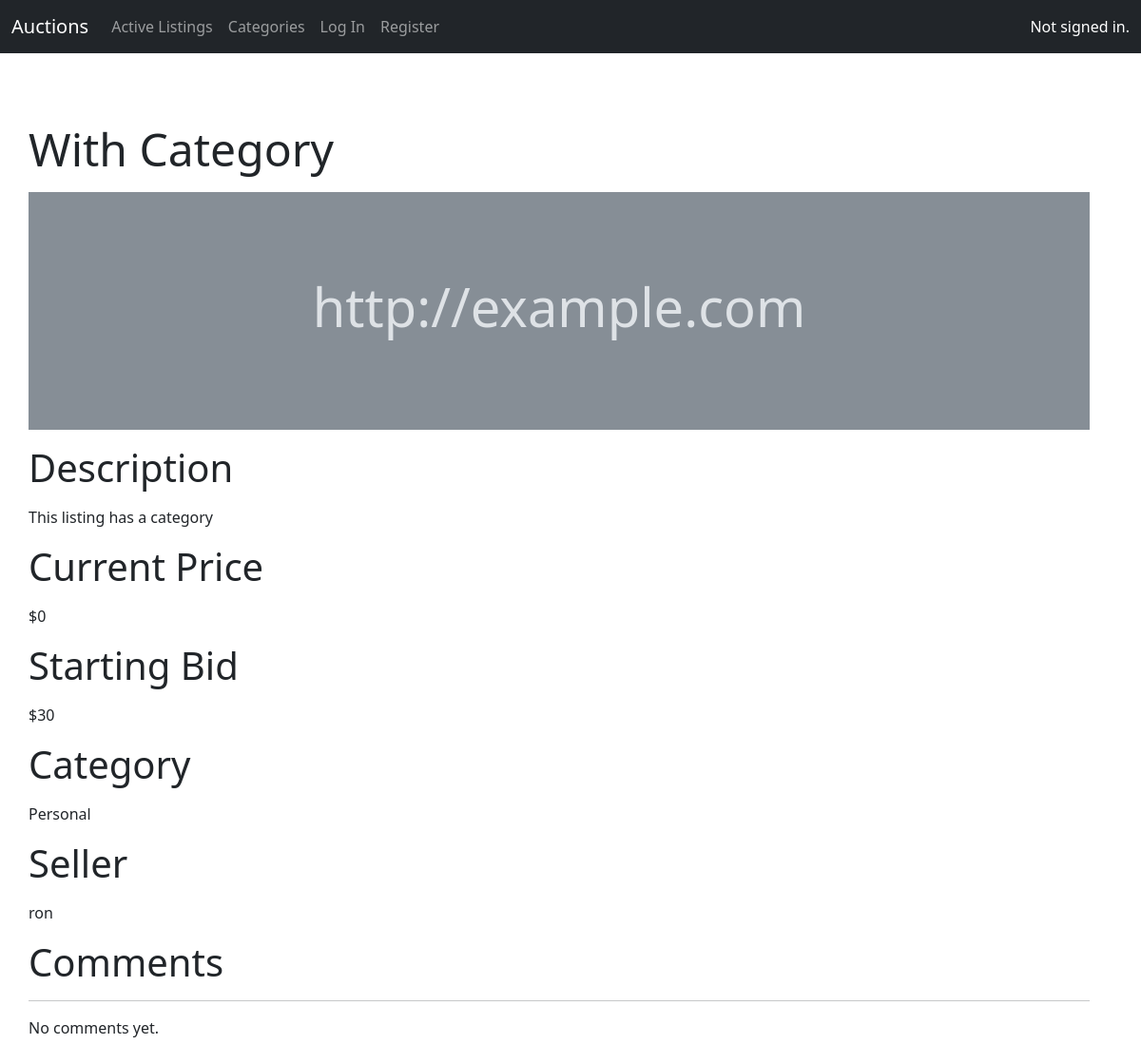
/listing/15/15, run on an earlier commit of the app's database.
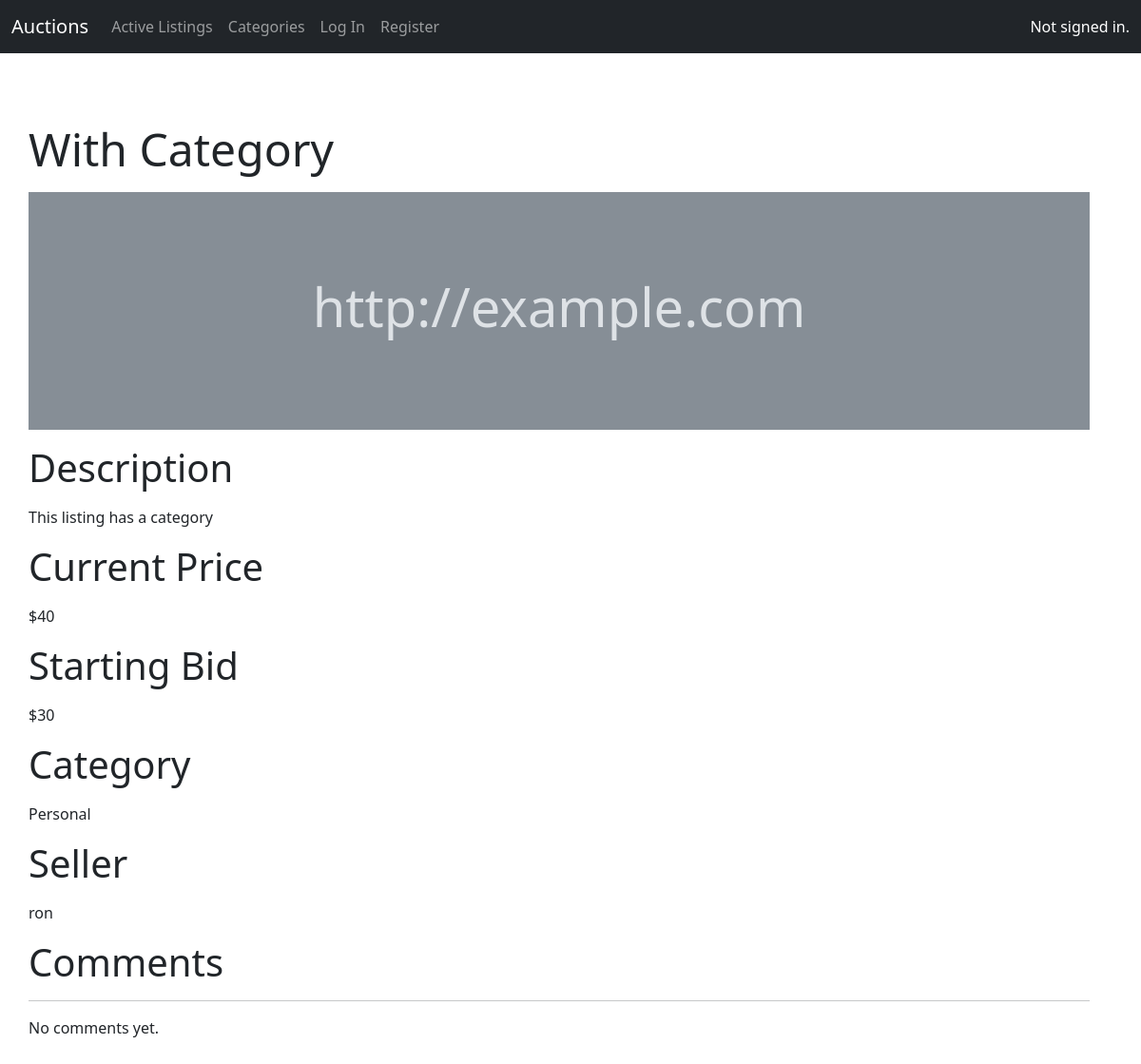
And on a later commit of the database.
### auctions/models.py (models this page shows, shortened)
class AuctionListing(models.Model):
    title = models.CharField(max_length=64)
    description = models.TextField()
    starting_bid = models.IntegerField()
    current_price = models.ForeignKey('Bid', on_delete=models.CASCADE, related_name="listings")
    image = models.URLField(blank=True)
    category = models.CharField(max_length=64, blank=True)
    seller = models.ForeignKey(User, on_delete=models.CASCADE, related_name="listings")
    comments = models.ManyToManyField('Comment', blank=True, related_name="listings")
    active = models.BooleanField(default=True)
    watchlist = models.ManyToManyField(User, blank=True, related_name="watchlist")

class Bid(models.Model):
    bid = models.IntegerField()
    bidder = models.ForeignKey(User, on_delete=models.CASCADE, related_name="bids", null=True)

class User(AbstractUser):
    pass

### auctions/views.py (the view)
# urls.py: path("listing/<int:listing_id>", views.listing, name="listing"),
def listing(request, listing_id, error_bid=0):
    current_listing = AuctionListing.objects.get(pk=listing_id)
    watching = request.user in current_listing.watchlist.all()
    return render(request, "auctions/listing.html", {
        "listing": current_listing,
        "watching": watching,
        "bidding_form": BiddingForm(),
        "comment_form": CommentForm(),
        "comments": current_listing.comments.all(),
        "error_bid": error_bid
    })

### auctions/templates/auctions/listing.html (shortened to what this page needs)
{% extends "auctions/layout.html" %}
{% block body %}
    <p class="display-5">{{ listing.title }}</p>
    <div class="bd-example">
        <svg class="bd-placeholder-img bd-placeholder-img-lg img-fluid" width="100%" height="250" xmlns="http://www.w3.org/2000/svg" role="img" aria-label="Placeholder: Responsive image" preserveAspectRatio="xMidYMid slice" focusable="false"><title>Placeholder</title><rect width="100%" height="100%" fill="#868e96"/><text x="50%" y="50%" fill="#dee2e6" dy=".3em">{{ listing.image }}</text></svg>
    </div>
    <p>
        <p class="display-6">Description</p>
        {{ listing.description }}
    </p>
    <p>
        <p class="display-6">Current Price</p>
        ${{ listing.current_price.bid }}
    </p>
    <p>
        <p class="display-6">Starting Bid</p>
        ${{ listing.starting_bid }}
    </p>
    {% if listing.category %}
        <p>
            <p class="display-6">Category</p>
            {{ listing.category }}
        </p>
    {% endif %}
    <p>
        <p class="display-6">Seller</p>
        {{ listing.seller }}
    </p>
    <div>
        <p class="display-6">Comments</p>
        <hr>
        {% for comment in comments %}
            <ul>
                <li>
                    <h6>{{ comment.author }}</h6>
                    {{ comment.message }}
                </li>
            </ul>
        {% empty %}
            <p>No comments yet.</p>
        {% endfor %}
    </div>
{% endblock %}

### auctions/templates/auctions/layout.html (shortened to what this page needs)
{% load static %}
<!DOCTYPE html>
<html lang="en">
    <head>
        <link href="https://cdn.jsdelivr.net/npm/bootstrap@5.0.2/dist/css/bootstrap.min.css" rel="stylesheet">
        <link href="{% static 'auctions/styles.css' %}" rel="stylesheet">
    </head>
    <body>
        <nav class="navbar navbar-expand-md navbar-dark fixed-top bg-dark">
            <div class="container-fluid">
                <a class="navbar-brand" href="{% url 'index' %}">Auctions</a>
                <div class="collapse navbar-collapse">
                    <ul class="navbar-nav me-auto mb-2 mb-md-0">
                        <li class="nav-item">
                            <a class="nav-link" aria-current="page" href="{% url 'index' %}">Active Listings</a>
                        </li>
                        <li class="nav-item">
                            <a class="nav-link" href="{% url 'categories' %}">Categories</a>
                        </li>
                        {% if user.is_authenticated %}
                            <li class="nav-item">
                                <a class="nav-link" href="{% url 'create_listing' %}">Create Listing</a>
                            </li>
                            <li class="nav-item">
                                <a class="nav-link" href="{% url 'watchlist' %}">Watchlist</a>
                            </li>
                            <li class="nav-item">
                                <a class="nav-link" href="{% url 'logout' %}">Log Out</a>
                            </li>
                        {% else %}
                            <li class="nav-item">
                                <a class="nav-link" href="{% url 'login' %}">Log In</a>
                            </li>
                            <li class="nav-item">
                                <a class="nav-link" href="{% url 'register' %}">Register</a>
                            </li>
                        {% endif %}
                    </ul>
                </div>
                <div class="collapse navbar-collapse">
                    <ul class="navbar-nav ms-auto">
                        <li class="nav-text" style="color: white;">
                            {% if user.is_authenticated %}
                                Signed in as <strong>{{ user.username }}</strong>.
                            {% else %}
                                Not signed in.
                            {% endif %}
                        </li>
                    </ul>
                </div>
            </div>
        </nav>
        <main class="container m-2">
            <br>
            <br>
            {% block body %}
            {% endblock %}
        </main>
    </body>
</html>

### auctions/static/auctions/styles.css (style rules this page uses)
body { padding: 10px; min-height: 75rem; padding-top: 4.5rem; }

### auctions/templates/auctions/layout.html (style rules this page uses)
.bd-placeholder-img { font-size: 1.125rem; text-anchor: middle; -webkit-user-select: none; -moz-user-select: none; user-select: none; }
@media (min-width: 768px) { .bd-placeholder-img-lg { font-size: 3.5rem; } }

What changed in the data, as far as the page shows it:
changed AuctionListing "http://example.com": current_price.bid "0" → "40"
